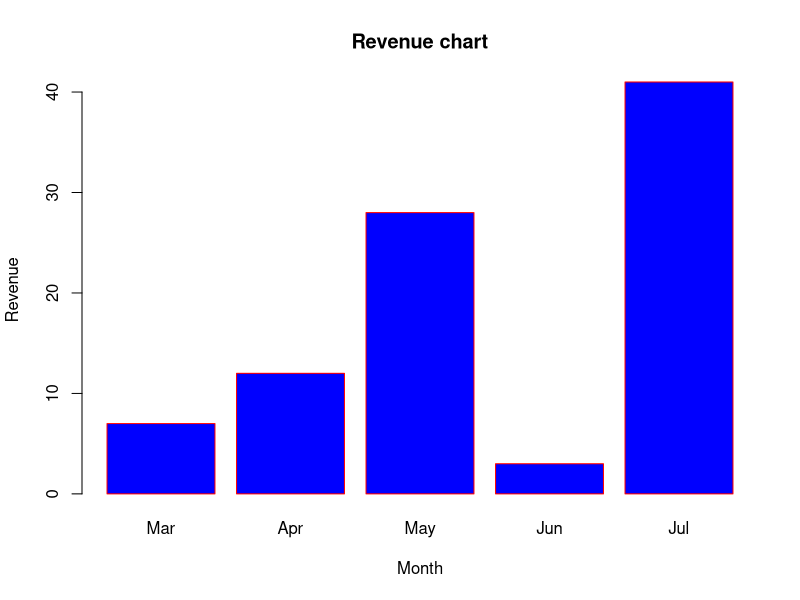

R code for this plot:
# Create the data for the chart
H <- c(7,12,28,3,41)
M <- c("Mar","Apr","May","Jun","Jul")

# Plot the bar chart
barplot(H,names.arg=M,xlab="Month",ylab="Revenue",col="blue",
        main="Revenue chart",border="red")

